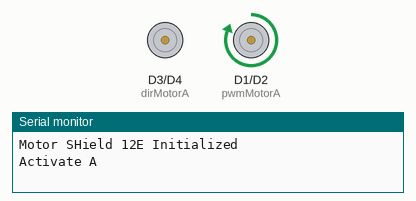
This sketch was run on a simulated ESP8266 (NodeMCU). On the bench: motor-driver pin pairs drawn as motors (green arrow = first pin HIGH = forward, orange = second pin HIGH = backward, longer = more drive), the last lines printed to the serial monitor.

Above: at 5.7 s.
At 11.7 s:
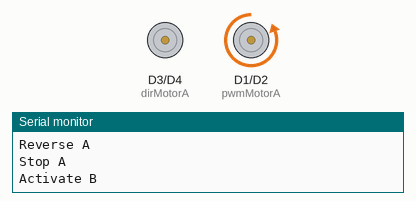
At 15.5 s:
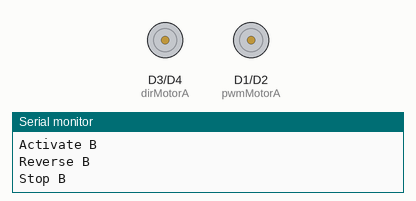
At 19.2 s:
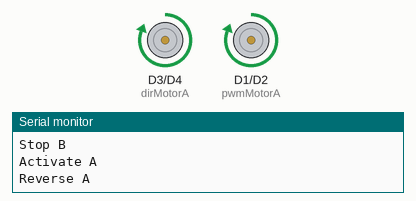
Timing chart, 0 to 20.6 s (numbered marks = the images above):
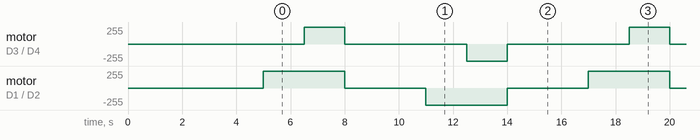

The sketch:

NodeMCU_Motor_Shield_v1.ino
```cpp
/*
     Board pin | NodeMCU GPIO |  Arduino IDE
          A-                    1                         5 or D1
          A+                    3                         0 or D3
          B-                    2                         4 or D2
          B+                    4                         2 or D4
*/
const int pwmMotorA = D1;
const int pwmMotorB = D2;
const int dirMotorA = D3;
const int dirMotorB = D4;
int motorSpeed = 500;
void setup() {
  Serial.begin(115200);
  Serial.println();
  pinMode(pwmMotorA , OUTPUT);
  pinMode(pwmMotorB, OUTPUT);
  pinMode(dirMotorA, OUTPUT);
  pinMode(dirMotorB, OUTPUT);
  Serial.println("Motor SHield 12E Initialized");
  delay(5000);
}
void loop() {
  Serial.println("Activate A");
  digitalWrite(pwmMotorA, motorSpeed);
  digitalWrite(dirMotorA, LOW);
  delay(1500);
  Serial.println("Reverse A");
  digitalWrite(dirMotorA, HIGH);
  delay(1500);
  Serial.println("Stop A");
  digitalWrite(pwmMotorA, 0);
  digitalWrite(dirMotorA, LOW);
  delay(3000);
  Serial.println("Activate B");
  digitalWrite(pwmMotorB, motorSpeed);
  digitalWrite(dirMotorB, LOW);
  delay(1500);
  Serial.println("Reverse B");
  digitalWrite(dirMotorB, HIGH);
  delay(1500);
  Serial.println("Stop B");
  digitalWrite(pwmMotorB, 0);
  digitalWrite(dirMotorB, LOW);
  delay(3000);
}
```

Measured:
- by itself, motor on D3 (dirMotorA) / D4 (dirMotorB): repeats every 12.0 s: stopped 4.5 s, backward 255/255 1.5 s, stopped 4.5 s, forward 255/255 1.5 s
- by itself, motor on D1 (pwmMotorA) / D2 (pwmMotorB): repeats every 12.0 s: stopped 3.0 s, backward 255/255 3.0 s, stopped 3.0 s, forward 255/255 3.0 s
